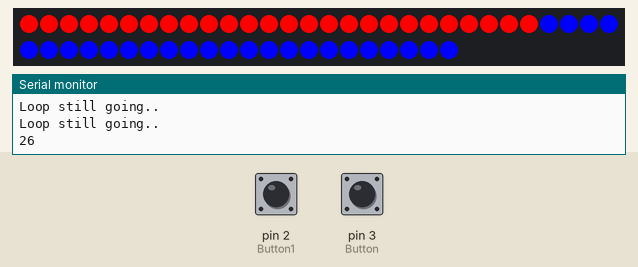
This sketch was run on a simulated Arduino Uno, built with avr-gcc and run on an emulated ATmega328P. Parts: 52 RGB LEDs in strip order, left to right, continuing on the next row, the last lines printed to the serial monitor. The inputs (shaded band) are chosen by the test bench; at power-on: pin 2 (Button1) LOW, pin 3 (Button) LOW.

Above: at 1.6 s.
1.7 s: pin 2 (Button1) pulled HIGH for 0.15 s
3.3 s: pin 2 (Button1) pulled HIGH for 1 s
5.8 s: pin 2 (Button1) pulsed HIGH 5 times (0.12 s each, 0.3 s apart)
At 7.24 s:
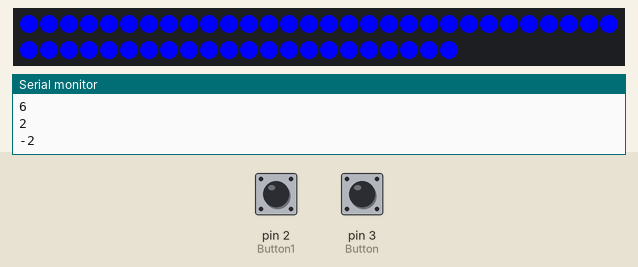
At 9.0 s:
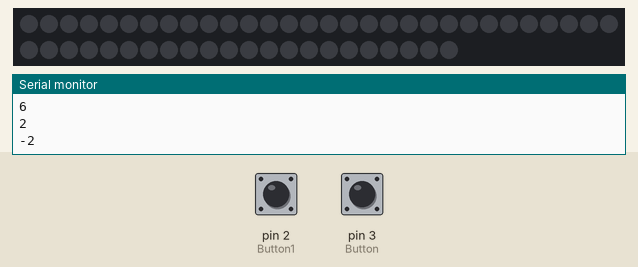
9.3 s: pin 3 (Button) pulled HIGH for 0.15 s
At 10.5 s:
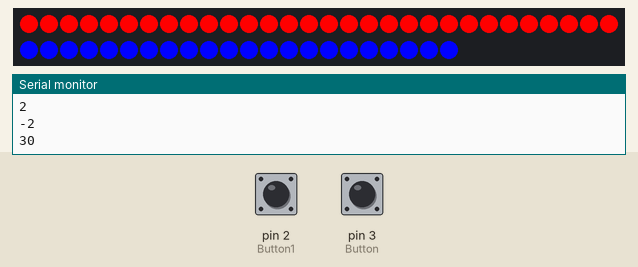
11.0 s: pin 3 (Button) pulled HIGH for 1 s
13.5 s: pin 3 (Button) pulsed HIGH 5 times (0.12 s each, 0.3 s apart)
At 14.95 s:
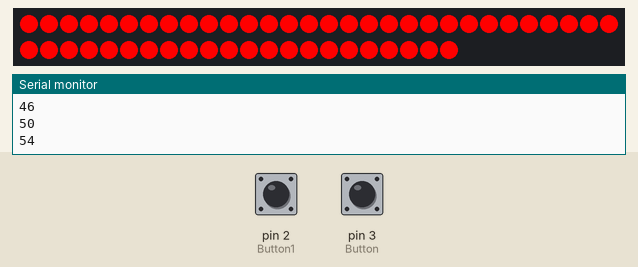
Timing chart, 0 to 16.5 s (numbered marks = the images above; inputs shaded):
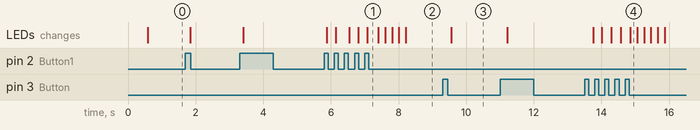

Measured:
- after the input at 5.8 s, the LEDs: first change after 0.08 s (image 1 shows a later state)
- after the input at 9.3 s, the LEDs: change after 0.26 s (image 3)
- after the input at 13.5 s, the LEDs: first change after 0.25 s (image 4 shows a later state)

The sketch:

led_pocetak.ino
```cpp
#include <FastLED.h>      // Biblioteka koju koristimo za kontrolu ledovki
#define LED_PIN     7      // Pin na kome su ledovke
#define NUM_LEDS    52      // Broj ledovki
CRGB leds[NUM_LEDS];

int i;      // Koristimo za crvene ledovke
int f;      // Koristimo za plave ledovke
int g = 1;      // Koristimo da bi znali kada tajmer treba da pocne da odbrojava, takodje
int k = 1;      // kao da bi znali kada treba resetovati pozicuju ledovki
const int Button = 3;      // Deklarisanje pin-a tastera
const int Button1 = 2;      // Deklarisanje pin-a tastera
byte ButtonState;
byte lastState = LOW;
byte ButtonState1;
byte lastState1 = LOW;
int period = 10000;      // Period je vremenski maksimalno trajanje jedne partije
unsigned long time_now = 0;      // Koristimo za racunanje proteklog vremena

int n = 26;      // Broj koji ce se povecavati ili smanjivati u odnosu na to koja strana vodi
                 // 26 je neutralna pozicija posto postoje 52 diode

void setup() {
  Serial.begin(9600);
  Serial.println(n);      // Bilo je korisceno da se vidi da li sve radi kako treba
  pinMode(Button, INPUT);
  pinMode(Button1, INPUT);
  FastLED.addLeds<WS2812, LED_PIN, GRB>(leds, NUM_LEDS);
  for(i = 0; i < 25; i++)
  {
  leds[i] = CRGB(255, 0, 0);
  FastLED.show();
  Serial.println("Loop still going..");      // Bilo je korisceno da se vidi da li sve radi kako treba
  }
  Serial.println(n);      // Bilo je korisceno da se vidi da li sve radi kako treba
}
void loop() {

/////////////////////////////////////////// Deo koda koji osigurava da ce se svaki pritisak tastera vrednovati jednom
                                         // i da ne mozete jednostavno drzati taster
  ButtonState = digitalRead(Button);
  ButtonState1 = digitalRead(Button1);

  if(ButtonState && ButtonState != lastState)
  {
     n += 4;
     delay(15);
     Serial.println(n);
     k = 2;
  }
  lastState = ButtonState;

  if(ButtonState1 && ButtonState1 != lastState1)
  {
     n -= 4;
     delay(15);
     Serial.println(n);
     k = 2;
  }
  lastState1 = ButtonState1;

/////////////////////////////////////////// Kraj dela koda koji osigurava da ce se svaki pritisak tastera vrednovati jednom
                                         // i da ne mozete jednostavno drzati taster

  if(n < 0)      // Uspostavljanje granica za n
  {
    n = 0;
  }

  if(n > 52)
  {
    n = 52;
  }


/////////////////////////////////////////// Deo koda koji se bavi tajmerom
  if(k != 1)
  {
    if(g == 1)
    {
     time_now = millis();
     g = 2;
    }

    if (millis() > time_now + period)
    {

  if(n >= 27)
  {
     for(i = 0; i < 3; i++)
     {
        fill_solid(leds, NUM_LEDS, CRGB::Red);
        FastLED.show();
        delay(200);
        fill_solid(leds, NUM_LEDS, CRGB::Black);
        FastLED.show();
        delay(200);

    }
        delay(1000);
        n = 26;
        g = 1;
        k = 1;
  }

  if(n <= 25)
  {
     for(i = 0; i < 3; i++)
     {
        fill_solid(leds, NUM_LEDS, CRGB::Blue);
        FastLED.show();
        delay(200);
        fill_solid(leds, NUM_LEDS, CRGB::Black);
        FastLED.show();
        delay(200);

    }
        delay(1000);
        n = 26;
        g = 1;
        k = 1;
  }
    }
  }
 /////////////////////////////////////////// Zavrsetak dela koda koji se bavi tajmerom

  for(i = 0; i < n; i++)      // Ovo su komande koje pale odredjen broj ledovki u ondnosu na broj n, tojest
    {                         //proporcijalno sa tim ko trenutno vodi
       leds[i] = CRGB::Red;
       FastLED.show();

    }


  for(f = n; f < 52; f++)      // Ovo su komande koje pale odredjen broj ledovki u ondnosu na broj n, tojest
    {                         //proporcijalno sa tim ko trenutno vodi
       leds[f] = CRGB::Blue;
       FastLED.show();

    }


  if(n >= 52)      // Prva strana je pobedila
  {
     for(i = 0; i < 3; i++)
     {
        fill_solid(leds, NUM_LEDS, CRGB::Red);
        FastLED.show();
        delay(200);
        fill_solid(leds, NUM_LEDS, CRGB::Black);
        FastLED.show();
        delay(200);

    }
        delay(1000);
        n = 26;
        g = 1;
        k = 1;
  }

  if(n <= 0)      // Druga strana je pobedila
  {
     for(i = 0; i < 3; i++)
     {
        fill_solid(leds, NUM_LEDS, CRGB::Blue);
        FastLED.show();
        delay(200);
        fill_solid(leds, NUM_LEDS, CRGB::Black);
        FastLED.show();
        delay(200);

    }
        delay(1000);
        n = 26;
        g = 1;
        k = 1;
  }


}
```
